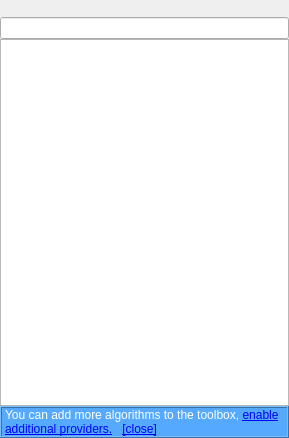
<?xml version="1.0" encoding="UTF-8"?>
<ui version="4.0">
 <class>QgsProcessingToolboxDockWidgetBase</class>
 <widget class="QgsDockWidget" name="QgsProcessingToolboxDockWidgetBase">
  <property name="geometry">
   <rect>
    <x>0</x>
    <y>0</y>
    <width>289</width>
    <height>438</height>
   </rect>
  </property>
  <property name="windowTitle">
   <string>Processing Toolbox</string>
  </property>
  <widget class="QWidget" name="dockWidgetContents">
   <layout class="QVBoxLayout" name="verticalLayout">
    <property name="spacing">
     <number>0</number>
    </property>
    <property name="leftMargin">
     <number>0</number>
    </property>
    <property name="topMargin">
     <number>0</number>
    </property>
    <property name="rightMargin">
     <number>0</number>
    </property>
    <property name="bottomMargin">
     <number>0</number>
    </property>
    <item>
     <widget class="QToolBar" name="processingToolbar">
      <property name="iconSize">
       <size>
        <width>16</width>
        <height>16</height>
       </size>
      </property>
      <property name="floatable">
       <bool>false</bool>
      </property>
     </widget>
    </item>
    <item>
     <widget class="QgsFilterLineEdit" name="searchBox">
      <property name="toolTip">
       <string>Enter algorithm name to filter list</string>
      </property>
     </widget>
    </item>
    <item>
     <widget class="QgsProcessingToolboxTreeView" name="algorithmTree">
      <property name="contextMenuPolicy">
       <enum>Qt::ContextMenuPolicy::CustomContextMenu</enum>
      </property>
      <property name="headerHidden">
       <bool>true</bool>
      </property>
     </widget>
    </item>
    <item>
     <widget class="QLabel" name="txtTip">
      <property name="styleSheet">
       <string notr="true">background-color: rgb(85, 170, 255);
color: rgb(255, 255, 255);</string>
      </property>
      <property name="frameShape">
       <enum>QFrame::Shape::Box</enum>
      </property>
      <property name="frameShadow">
       <enum>QFrame::Shadow::Raised</enum>
      </property>
      <property name="text">
       <string>&lt;html&gt;&lt;head/&gt;&lt;body&gt;&lt;p&gt;You can add more algorithms to the toolbox, &lt;a href=&quot;enable&quot;&gt;&lt;span style=&quot; text-decoration: underline; color:#0000ff;&quot;&gt;enable additional providers.&lt;/span&gt;&lt;/a&gt;&amp;nbsp;&amp;nbsp;&amp;nbsp;&lt;a href=&quot;close&quot;&gt;&lt;span style=&quot; text-decoration: underline; color:#0000ff;&quot;&gt;[close]&lt;/span&gt;&lt;/a&gt;&lt;/p&gt;&lt;/body&gt;&lt;/html&gt;</string>
      </property>
      <property name="wordWrap">
       <bool>true</bool>
      </property>
      <property name="margin">
       <number>5</number>
      </property>
     </widget>
    </item>
   </layout>
  </widget>
 </widget>
 <customwidgets>
  <customwidget>
   <class>QgsFilterLineEdit</class>
   <extends>QLineEdit</extends>
   <header>qgsfilterlineedit.h</header>
  </customwidget>
  <customwidget>
   <class>QgsProcessingToolboxTreeView</class>
   <extends>QTreeView</extends>
   <header>qgsprocessingtoolboxtreeview.h</header>
  </customwidget>
  <customwidget>
   <class>QgsDockWidget</class>
   <extends>QDockWidget</extends>
   <header>qgsdockwidget.h</header>
  </customwidget>
 </customwidgets>
 <resources/>
 <connections/>
</ui>
